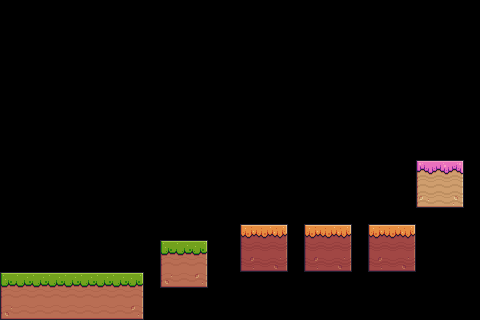

Rendered tile map (Tiled .tmx) drawn with the repository's tilesets; below, a short description and the full map source, tile grids included:
An orthogonal 30x20 tile map with 16x16 px tiles, 1 tile layer (layer01).

<map version="1.9" tiledversion="1.9.2" orientation="orthogonal" renderorder="right-down" width="30" height="20" tilewidth="16" tileheight="16" infinite="0" nextlayerid="2" nextobjectid="1">
 <tileset firstgid="1" source="testmap.tsx" />
 <layer id="1" name="layer01" width="30" height="20">
  <data encoding="csv">
0,0,0,0,0,0,0,0,0,0,0,0,0,0,0,0,0,0,0,0,0,0,0,0,0,0,0,0,0,0,
0,0,0,0,0,0,0,0,0,0,0,0,0,0,0,0,0,0,0,0,0,0,0,0,0,0,0,0,0,0,
0,0,0,0,0,0,0,0,0,0,0,0,0,0,0,0,0,0,0,0,0,0,0,0,0,0,0,0,0,0,
0,0,0,0,0,0,0,0,0,0,0,0,0,0,0,0,0,0,0,0,0,0,0,0,0,0,0,0,0,0,
0,0,0,0,0,0,0,0,0,0,0,0,0,0,0,0,0,0,0,0,0,0,0,0,0,0,0,0,0,0,
0,0,0,0,0,0,0,0,0,0,0,0,0,0,0,0,0,0,0,0,0,0,0,0,0,0,0,0,0,0,
0,0,0,0,0,0,0,0,0,0,0,0,0,0,0,0,0,0,0,0,0,0,0,0,0,0,0,0,0,0,
0,0,0,0,0,0,0,0,0,0,0,0,0,0,0,0,0,0,0,0,0,0,0,0,0,0,0,0,0,0,
0,0,0,0,0,0,0,0,0,0,0,0,0,0,0,0,0,0,0,0,0,0,0,0,0,0,0,0,0,0,
0,0,0,0,0,0,0,0,0,0,0,0,0,0,0,0,0,0,0,0,0,0,0,0,0,0,0,0,0,0,
0,0,0,0,0,0,0,0,0,0,0,0,0,0,0,0,0,0,0,0,0,0,0,0,0,0,183,184,185,0,
0,0,0,0,0,0,0,0,0,0,0,0,0,0,0,0,0,0,0,0,0,0,0,0,0,0,205,206,207,0,
0,0,0,0,0,0,0,0,0,0,0,0,0,0,0,0,0,0,0,0,0,0,0,0,0,0,227,228,229,0,
0,0,0,0,0,0,0,0,0,0,0,0,0,0,0,0,0,0,0,0,0,0,0,0,0,0,0,0,0,0,
0,0,0,0,0,0,0,0,0,0,0,0,0,0,0,95,96,97,0,95,96,97,0,95,96,97,0,0,0,0,
0,0,0,0,0,0,0,0,0,0,7,8,9,0,0,117,118,119,0,117,118,119,0,117,118,119,0,0,0,0,
0,0,0,0,0,0,0,0,0,0,29,30,31,0,0,139,140,141,0,139,140,141,0,139,140,141,0,0,0,0,
7,8,8,8,8,8,8,8,9,0,51,52,53,0,0,0,0,0,0,0,0,0,0,0,0,0,0,0,0,0,
29,30,30,30,30,30,30,30,31,0,0,0,0,0,0,0,0,0,0,0,0,0,0,0,0,0,0,0,0,0,
51,52,52,52,52,52,52,52,53,0,0,0,0,0,0,0,0,0,0,0,0,0,0,0,0,0,0,0,0,0
</data>
 </layer>
</map>
